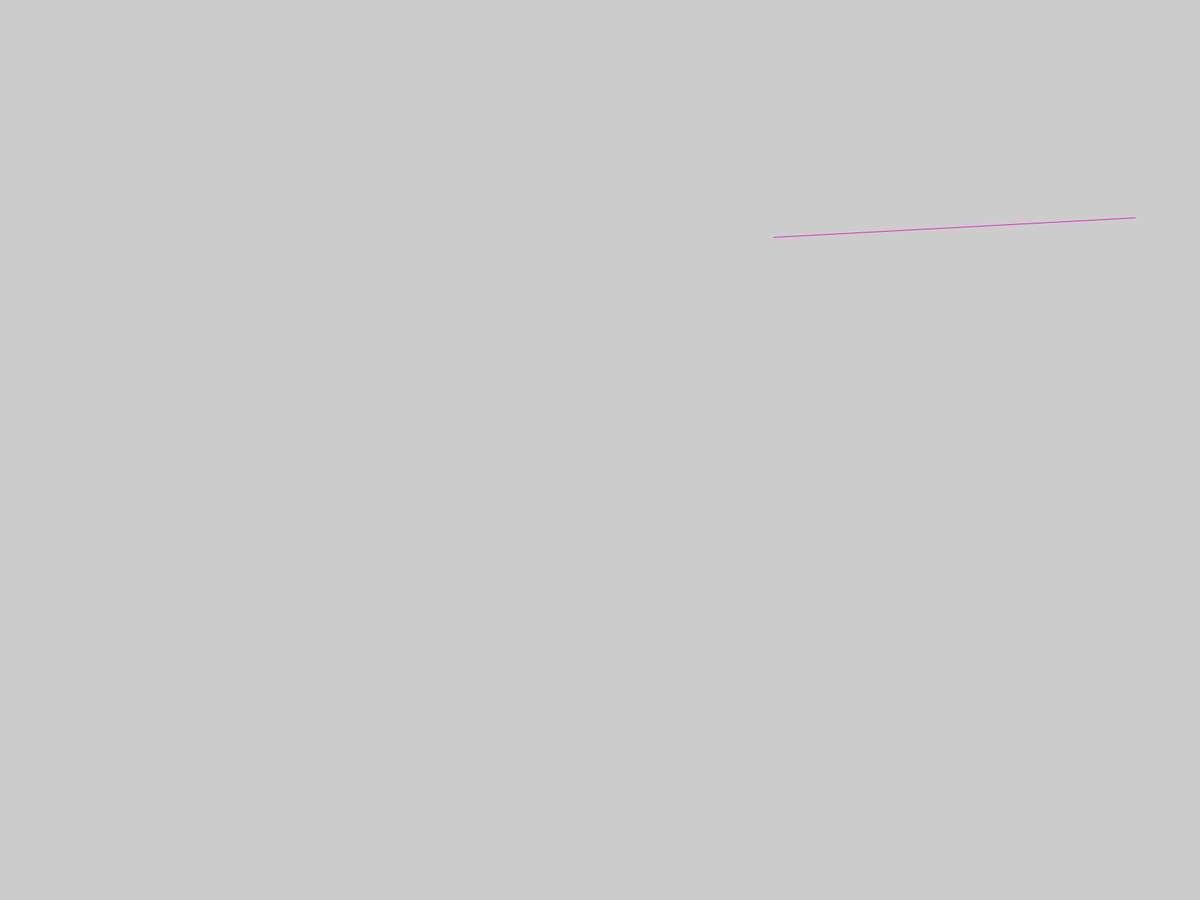
Frame 1 (no input)
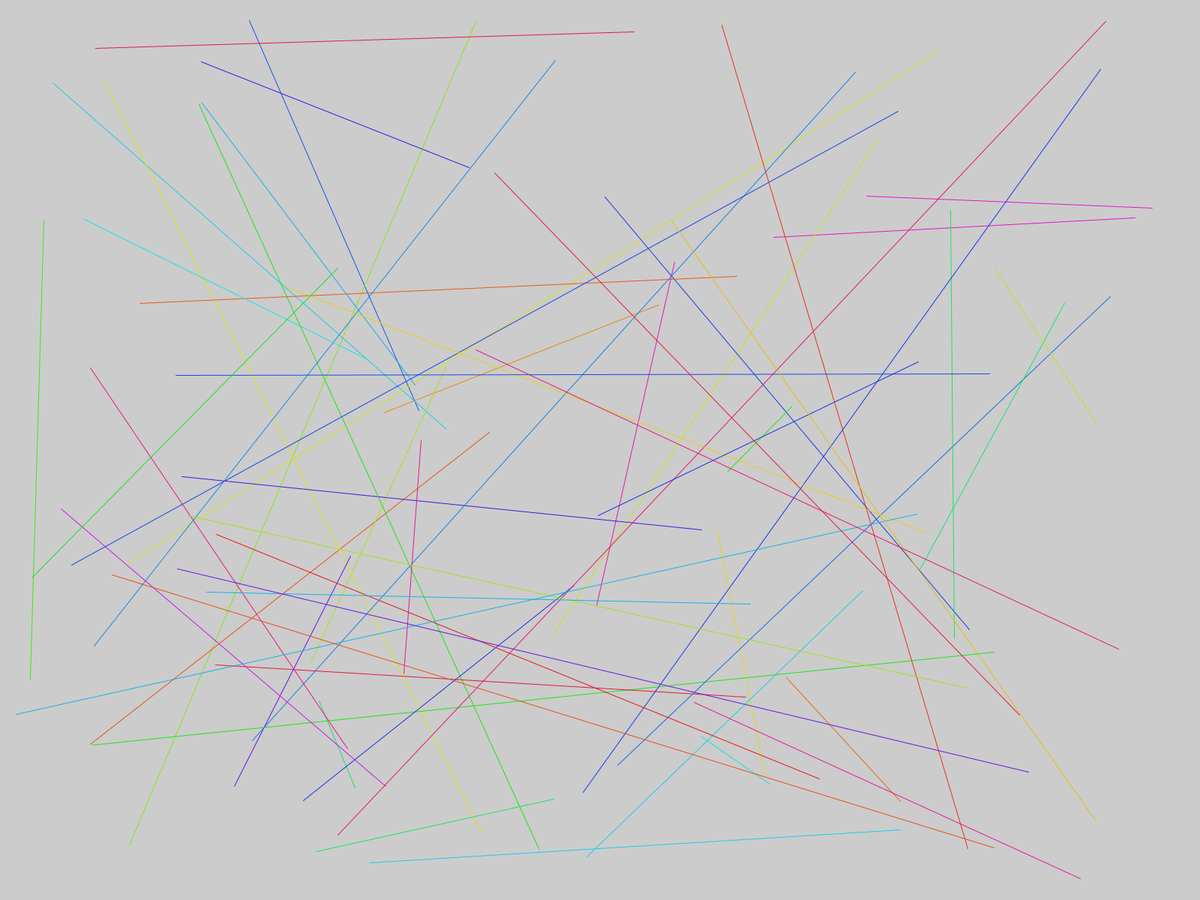
Frame 60 (the mouse pressed at the canvas centre just before this capture)
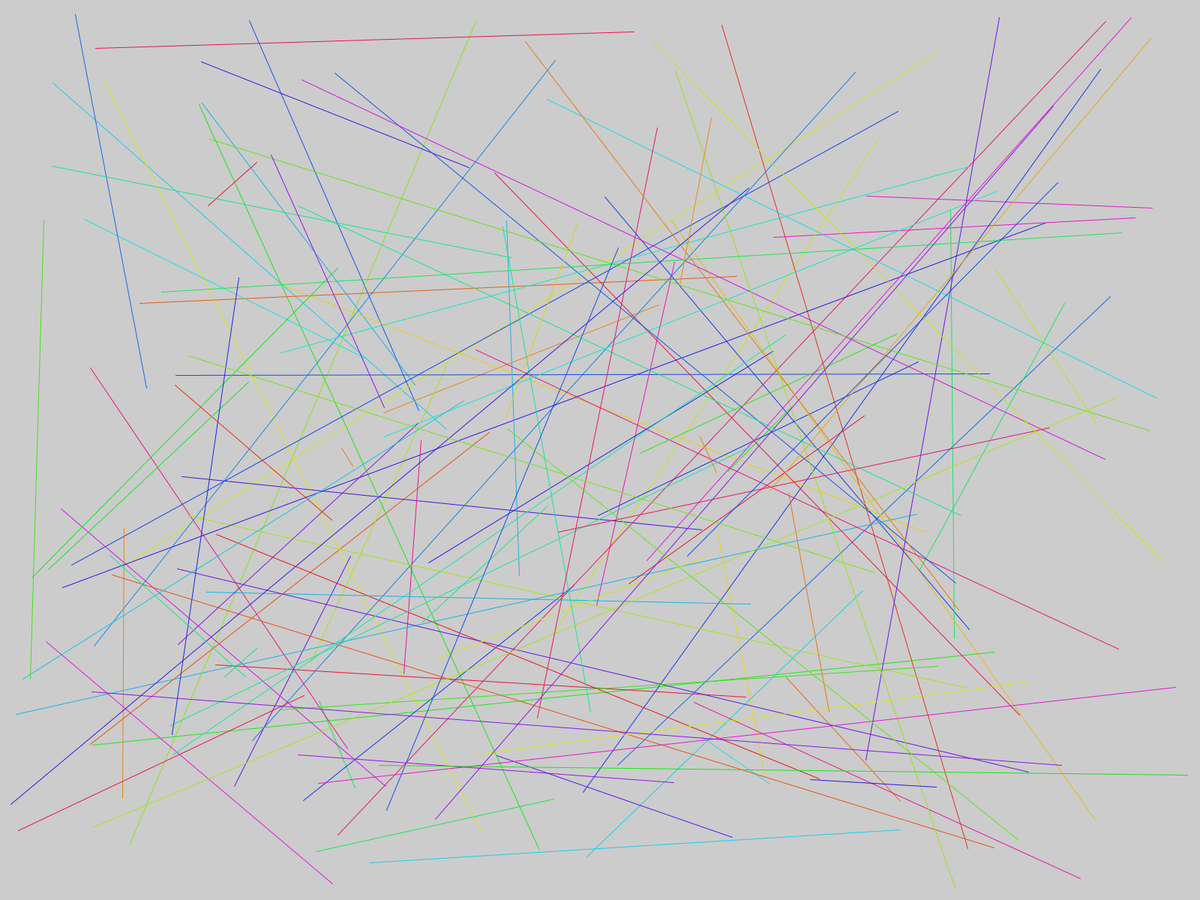
Frame 120 (the mouse held since frame 60 and released just before this capture)

The Processing sketch that drew these frames (run headless with seeded random() and noise(); from frame 60 on, the mouse is pressed at the canvas centre):

// Processing sketch: Martinez_Josue_4_palillosChinos
// ── Martinez_Josue_4_palillosChinos.pde
float posXIni, posYIni, posXFin, posYFin;//Definiendo las variables de posición
int colorActual;
int margen = 10; //definir un espacio entre las esquinas
int anchoLinea = 1;
void setup() {
  fullScreen();
  colorMode(HSB, 360, 100, 100);
}

void draw() {
  /*Dibuja una linea recta a partir de donde nace un punto
   y donde termina otro */
  posXIni = random(margen, width-margen);
  posYIni = random(margen, height-margen);
  posXFin = random(margen, width-margen);
  posYFin = random(margen, height-margen);
  colorActual = int (random(0, 360));
  strokeWeight(anchoLinea);
  stroke(colorActual, 90, 90);
  line(posXIni, posYIni, posXFin, posYFin);
  //Regla
  //Cada 2 segundos incremente el ancho de línea en 1
  if (frameCount%120 == 0) {
    //
    anchoLinea = anchoLinea + 1;
  }
}
